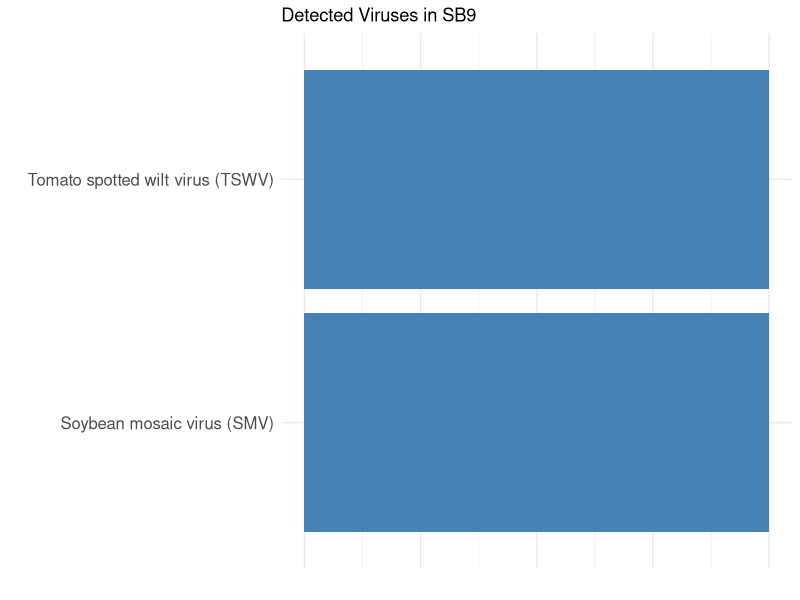

The R script that drew this image:
## ---- chunk 1
#Raw Sequence Reads > Trimmomatic > Fastqc > Kraken2 > Trinity > BLASTn database > PCR > gel electrophoresis = Identified and Validated Viruses
## ---- chunk 2
#Raw sequence reads were the beginning input for my work in this project. They were sequenced from RNA samples of soybean tissue by Illumina short-read sequencing at North Carolina State University. 
## ---- chunk 3
trimmomatic_params <- data.frame(
  `Input parameter` = c(
    "Single ended or Paired Ended?",
    "Input FASTQ file (R1/first of pair)",
    "Input FASTQ file (R2/second of pair)",
    "Perform initial Illuminaclip step?",
    "Select adapter sequence or provide custom?",
    "Adapter Sequence to use?",
    "Maximum mismatch count for full match",
    "Palindrome clip threshold",
    "Simple clip threshold",
    "Minimum adapter length (palindrome mode)",
    "Always keep both reads?",
    "Operation 1",
    "Sliding window size",
    "Sliding window quality threshold",
    "Operation 2",
    "Minimum length of reads to be kept",
    "Quality score encoding",
    "Output trimlog file?",
    "Output trimmomatic log messages?"
  ),
  Value = c(
    "pair_of_files",
    "Soybean9_R1.fastq.gz",
    "Soybean9_R2.fastq.gz",
    "true",
    "standard",
    "TruSeq3 (paired-ended, MiSeq/HiSeq)",
    "2",
    "30",
    "15",
    "8",
    "true",
    "SLIDINGWINDOW",
    "4",
    "25",
    "MINLEN",
    "120",
    "none selected",
    "false",
    "false"
  )
)

knitr::kable(trimmomatic_params)

# Galaxy Version 0.39+galaxy2

## ---- chunk 4
library(knitr)

SB9fastqc_params <- data.frame(
  `Input parameter` = c(
    "Raw read data from history",
    "Contaminant list",
    "Adapter list",
    "Submodule and limit specific file",
    "Disable grouping of bases for reads >50bp",
    "Lower limit on sequence length shown in report",
    "Length of k-mer to look for"
  ),
  Value = c(
    "Soybean9_R1.fastq.gz",
    "N/A",
    "N/A",
    "N/A",
    "false",
    "Not available",
    "7"
  )
)

knitr::kable(SB9fastqc_params)

library(knitr)

SB9fastqc_params <- data.frame(
  `Input parameter` = c(
    "Raw read data from history",
    "Contaminant list",
    "Adapter list",
    "Submodule and limit specific file",
    "Disable grouping of bases for reads >50bp",
    "Lower limit on sequence length shown in report",
    "Length of k-mer to look for"
  ),
  Value = c(
    "Soybean9_R2.fastq.gz",
    "N/A",
    "N/A",
    "N/A",
    "false",
    "Not available",
    "7"
  )
)

knitr::kable(SB9fastqc_params)

# Galaxy Version 0.74+galaxy1
## ---- chunk 5
library(knitr)

SB9kraken2_params <- data.frame(
  `Input parameter` = c(
    "Single or paired reads",
    "Input sequences",
    "Print scientific names instead of taxids",
    "Confidence threshold",
    "Minimum base quality",
    "Minimum hit groups",
    "Enable quick operation",
    "Split classified and unclassified outputs",
    "Print report file",
    "Kraken2 database"
  ),
  Value = c(
    "false (single-end, multiple datasets)",
    "Trimmomatic output: Soybean9_R1.fastq.gz; Soybean9_R2.fastq.gz",
    "false",
    "0",
    "0",
    "2",
    "false",
    "true",
    "false",
    "viral2019-03"
  )
)

knitr::kable(SB9kraken2_params)

# Galaxy Version 2.17.1+galaxy0

#Tool Outputs
library(knitr)

SB9kraken2_outputs <- data.frame(
  `Output parameter` = c(
    "Classified reads",
    "Unclassified reads",
    "Classification report"
  ),
  Value = c(
    "Kraken2 on dataset 30: Classified Reads (R1 and R2, two files)",
    "Kraken2 on dataset 30: Unclassified Reads (R1 and R2, two files)",
    "Kraken2 on dataset 30: Classification"
  )
)

knitr::kable(SB9kraken2_outputs)
#The two datasets of classified reads (R1 and R2) are what will be used moving forward. 

## ---- chunk 6
#Galaxy improperly compresses the files of classified forward and reverse reads, so the reads must be taken out of Galaxy to be properly compressed into gzip format. Here, we do that by downloading the files, uncompressing then compressing them again in the Mac Terminal, and uploading the files back to Galaxy. The following is the MAC TERMINAL CODE to compress the forward and reverse read files, after downloading the files from Galaxy. 

# %cd Desktop
# mvSB9Classifiedforwardreads.fastsanger.gz SB9Classifiedforwardreads.fastqsanger
# gzipSB9Classifiedforwardreads.fastqsanger
#OUTPUT = correctly gzipped forward read file

# mvSB9Classifiedreversereads.fastqsanger.gz SB9Classifiedreversereads.fastqsanger
# gzipSB9Classifiedreversereads.fastqsanger
#OUTPUT = Correctly gzipped reverse read file
## ---- chunk 7
library(knitr)

SB9trinity_params <- data.frame(
  `Input parameter` = c(
    "Are you pooling sequence datasets?",
    "Paired or single-end data?",
    "Left/forward strand reads",
    "Right/reverse strand reads",
    "Strand specific data",
    "Jaccard clip options",
    "Run in silico normalization of reads",
    "Minimum contig length",
    "Use genome-guided mode",
    "Minimum count for K-mers to be assembled"
  ),
  Value = c(
    "true",
    "paired",
    "SB9Classifiedforwardreads.fastqsanger.gz",
    "SB9Classifiedreversereads.fastqsanger.gz",
    "false",
    "false",
    "true",
    "200",
    "false",
    "1"
  )
)

knitr::kable(SB9trinity_params)

# Galaxy Version 2.15.1+galaxy1
## ---- chunk 8
library(knitr)

SB9blast_params <- data.frame(
  `Input parameter` = c(
    "Query input",
    "BLAST program",
    "Database",
    "Parameter settings",
    "Hit selection criteria",
    "Platform"
  ),
  Value = c(
    "Individual Trinity assembled transcripts pasted manually",
    "blastn",
    "NCBI nucleotide collection (nr/nt)",
    "Default",
    "High percent identity, high query coverage, low E-value",
    "NCBI web interface"
  )
)

knitr::kable(SB9blast_params)
## ---- chunk 9
#A PCR mix was setup in order amplify the DNA fragment chosen by the primers that were designed. The following is the PCR Mix setup; 

library(knitr)

pcr_mix <- data.frame(
  Component = c(
    "Forward Primer",
    "Reverse Primer",
    "dNTP Mix",
    "Phusion HF Buffer",
    "Phusion Polymerase",
    "Water",
    "cDNA template",
    "Total Volume"
  ),
  `Volume per Reaction` = c(
    "2.5 µL",
    "2.5 µL",
    "1 µL",
    "10 µL",
    "0.5 µL",
    "32.5 µL",
    "1 µL",
    "50 µL"
  ),
  `Volume x4` = c(
    "10 µL",
    "10 µL",
    "4 µL",
    "40 µL",
    "2 µL",
    "130 µL",
    "-",
    "-"
  )
)

knitr::kable(pcr_mix)
## ---- chunk 10
#The thermal cycler is what amplifies the DNA fragment we chose, the following is how we set it up in the BioRad T100 Thermal Cycler machine. 

library(knitr)

t100_program <- data.frame(
  Step = c(
    "1",
    "2",
    "3",
    "4",
    "5",
    "6",
    "7"
  ),
  Temperature = c(
    "98 °C",
    "98 °C",
    "Primer-specific Tm",
    "72 °C",
    "Return to Step 2",
    "72 °C",
    "12 °C"
  ),
  Time = c(
    "30 sec",
    "10 sec",
    "30 sec",
    "Amplicon-dependent",
    "35 cycles",
    "10 min",
    "Hold ∞"
  ),
  Notes = c(
    "Initial denaturation",
    "Denaturation",
    "Annealing",
    "Extension",
    "Cycle Steps 2–4",
    "Final extension",
    "Infinite hold"
  )
)

knitr::kable(t100_program)
## ---- chunk 11
library(knitr)

gel_loading <- data.frame(
  Well = c(
    "Sample well",
    "DNA ladder well"
  ),
  Contents = c(
    "4 µL PCR product + 1 µL loading dye",
    "DNA ladder only"
  ),
  `Total volume loaded` = c(
    "5 µL",
    "5 µL"
  )
)

knitr::kable(gel_loading)
## ---- chunk 12
gel_conditions <- data.frame(
  Parameter = c(
    "Voltage",
    "Run time"
  ),
  Value = c(
    "80 V",
    "45 min"
  )
)

knitr::kable(gel_conditions)
## ---- chunk 13
library(ggplot2)

# Viruses detected in SB9
sb9_results <- data.frame(
  Virus = c("Soybean mosaic virus (SMV)", "Tomato spotted wilt virus (TSWV)")
)

# Plot
ggplot(sb9_results, aes(x = Virus, y = 1)) +
  geom_col(fill = "steelblue") +
  coord_flip() +
  theme_minimal() +
  labs(
    title = "Detected Viruses in SB9",
    x = "",
    y = ""
  ) +
  theme(
    axis.text.y = element_text(size = 12),
    axis.text.x = element_blank(),
    axis.ticks = element_blank()
  )
